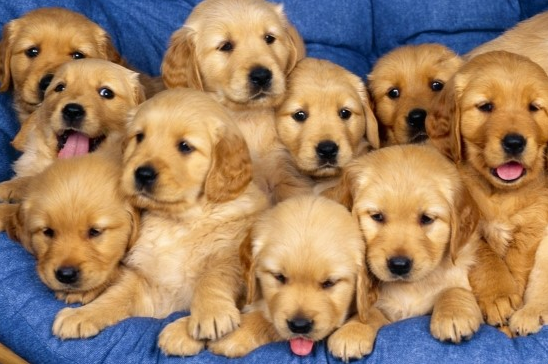
#> input picture images/dog.bmp, 548 x 364 px
$ python 10_add.py
#> lines starting #> are read from the running program, lines starting #| are printed output that depends on the picture
import cv2

img1 = cv2.imread('./images/dog.bmp', cv2.IMREAD_GRAYSCALE)
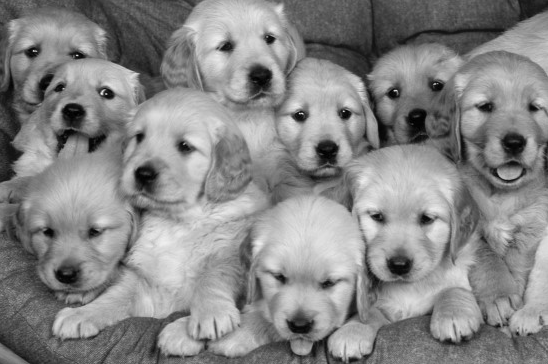
#> img1: shape (364, 548); min 0, max 243, mean 134.7
img2 = cv2.imread('./images/dog.bmp')
#> img2 is the input picture: shape (364, 548, 3); mean B, G, R 100.4, 128.9, 159

# 함수를 쓰면 0~255 사이로 방어가 된다
dst1 = cv2.add(img1, 100)
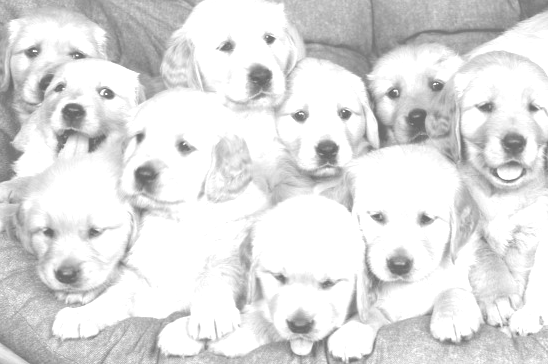
#> dst1: shape (364, 548); min 100, max 255, mean 222.9
dst2 = cv2.add(img2, (100,50,100))
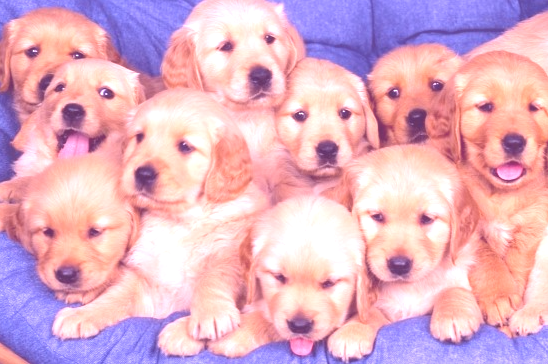
#> dst2: shape (364, 548, 3); mean B, G, R 198.2, 178.7, 226.8
dst3 = cv2.subtract(img1, 100)
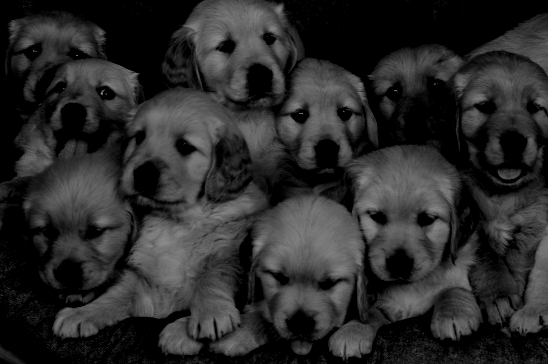
#> dst3: shape (364, 548); min 0, max 143, mean 43.3
dst4 = cv2.multiply(img1, 10)
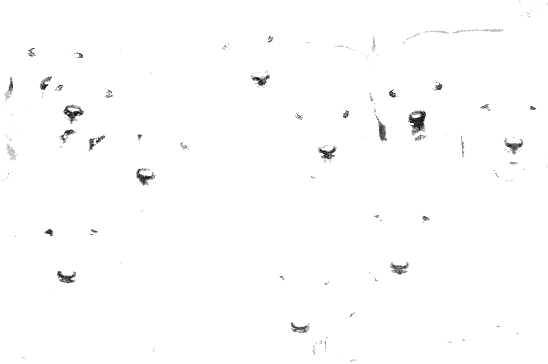
#> dst4: shape (364, 548); min 0, max 255, mean 253.1
dst5 = cv2.divide(img1, 10)

cv2.imshow("img1",img1)
cv2.imshow('img2',img2)
cv2.imshow('dst1',dst1)
cv2.imshow('dst2',dst2)
cv2.imshow('dst3',dst3)
cv2.imshow('dst4',dst4)
cv2.imshow('dst5',dst5)
cv2.waitKey()

$ run again, with images/field.bmp copied over images/dog.bmp
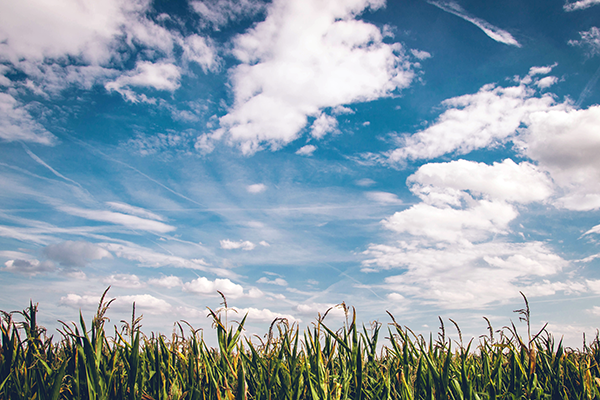
#> input picture images/field.bmp, 600 x 400 px
#> img2 is the input picture: shape (400, 600, 3); mean B, G, R 173.2, 160.3, 141.8
#> `dst3 = cv2.subtract(img1, 100)`:
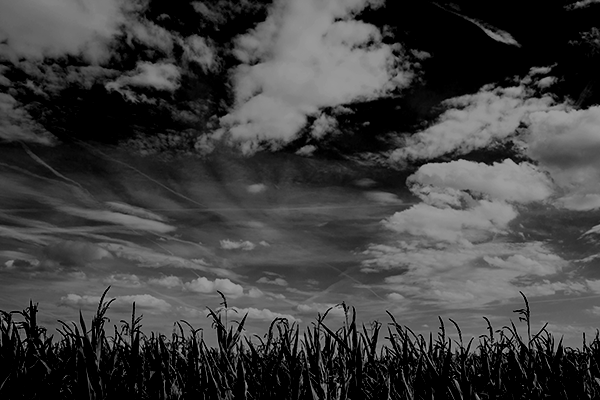
#> dst3: shape (400, 600); min 0, max 155, mean 63.1
#> `dst4 = cv2.multiply(img1, 10)`:
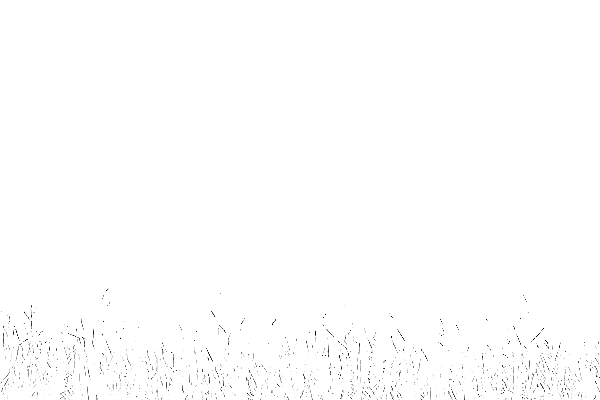
#> dst4: shape (400, 600); min 0, max 255, mean 253.9
